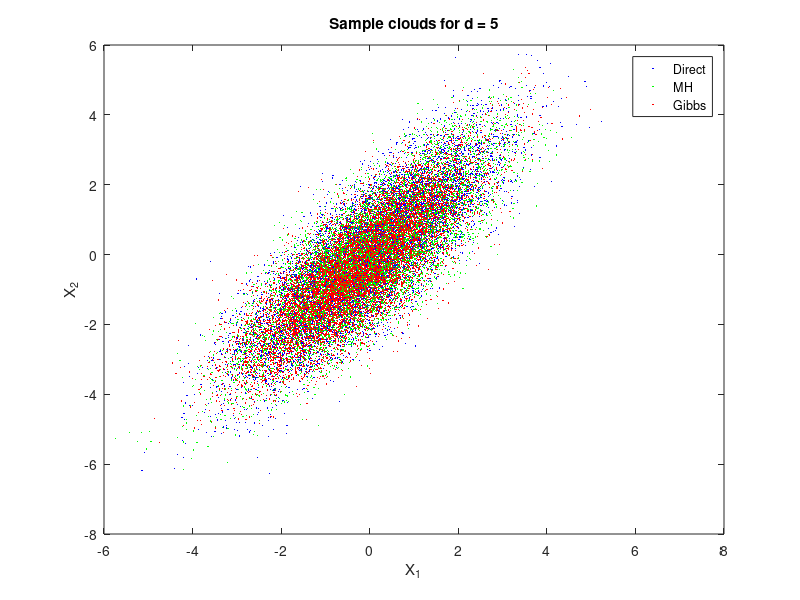

Write the MATLAB code that produced this figure.
if exist('studentnumber') ~= 1, studentnumber = 0; end
if exist('dimension') ~= 1, dimension = 5; end
randn('state',studentnumber)
rand('state',studentnumber)
m = dimension;
n = 10000;
Z = randn(m,n);
A = rand(m,m);
Sigma = A*A';
Kappa = inv(Sigma);
%%%%%%%%%%%%%%%%%%%%% Transformation %%%%%%%%%%%%%%%%%%%%%%%%%%%%%%%%%
Y = A*Z;
%%%%%%%%%%%%%%%%%%%%% Gibbs sampler %%%%%%%%%%%%%%%%%%%%%%%%%%%%%%%%%%
X = zeros(m,n);
B = cell(1,m);
for k=1:m,
   notk = setdiff(1:m,k);
   B{k} = Sigma(k,notk)/Sigma(notk,notk);
end
Xi = zeros(m,1);
for i=1:n,
   for k=1:m,
      notk = setdiff(1:m,k);
      Xi(k) = B{k}*Xi(notk)+Z(k,i)/sqrt(Kappa(k,k));
   end
   X(1:m,i) = Xi;
end
%%%%%%%%%%%%%%%%%%%% Matropolis-Hastings sampler %%%%%%%%%%%%%%%%%%%%%%
V = zeros(m,n);
x = V(1:m,1);
for i = 2:n,
   y = NaN;
   while isnan(y),
      eta = rand(m,1)*2-1; y = x+eta;
      alfa = exp(x'*Kappa/2*x-y'*Kappa/2*y);
      U = rand;
      if alfa<U, y = NaN; end
   end
   V(1:m,i) = y;
   x = y;
end
SigmaYhat = zeros(m,m);
SigmaXhat = zeros(m,m);
SigmaVhat = zeros(m,m);
for i=1:n,
   SigmaYhat = SigmaYhat+Y(1:m,i)*Y(1:m,i)';
   SigmaXhat = SigmaXhat+X(1:m,i)*X(1:m,i)';
   SigmaVhat = SigmaVhat+V(1:m,i)*V(1:m,i)';
end
SigmaYhat = SigmaYhat/n;
SigmaXhat = SigmaXhat/n;
SigmaVhat = SigmaVhat/n;

figure;
plot(Y(1,:), Y(2,:), 'b.', 'MarkerSize', 2, 'DisplayName', 'Direct');
hold on
plot(V(1,:), V(2,:), 'g.', 'MarkerSize', 2, 'DisplayName', 'MH');
plot(X(1,:), X(2,:), 'r.', 'MarkerSize', 2, 'DisplayName', 'Gibbs');
hold off
legend('Location', 'best')
xlabel('X_1'); ylabel('X_2');
title(['Sample clouds for d = ', num2str(dimension)]);